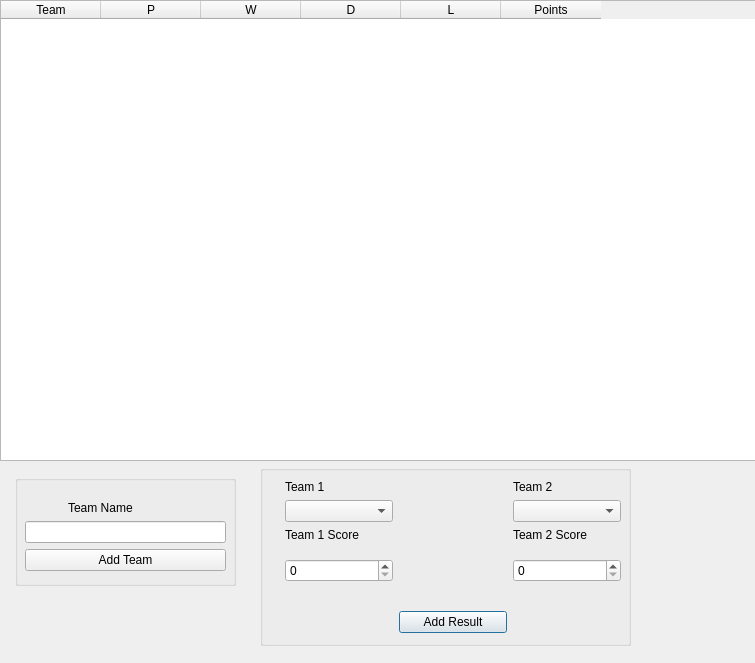
<?xml version="1.0" encoding="UTF-8"?>
<ui version="4.0">
 <class>Dialog</class>
 <widget class="QDialog" name="Dialog">
  <property name="geometry">
   <rect>
    <x>0</x>
    <y>0</y>
    <width>755</width>
    <height>663</height>
   </rect>
  </property>
  <property name="windowTitle">
   <string>Dialog</string>
  </property>
  <widget class="QTableWidget" name="tblLog">
   <property name="geometry">
    <rect>
     <x>0</x>
     <y>0</y>
     <width>881</width>
     <height>461</height>
    </rect>
   </property>
   <property name="autoScroll">
    <bool>false</bool>
   </property>
   <property name="showGrid">
    <bool>true</bool>
   </property>
   <property name="sortingEnabled">
    <bool>true</bool>
   </property>
   <column>
    <property name="text">
     <string>Team</string>
    </property>
   </column>
   <column>
    <property name="text">
     <string>P</string>
    </property>
   </column>
   <column>
    <property name="text">
     <string>W</string>
    </property>
   </column>
   <column>
    <property name="text">
     <string>D</string>
    </property>
   </column>
   <column>
    <property name="text">
     <string>L</string>
    </property>
   </column>
   <column>
    <property name="text">
     <string>Points</string>
    </property>
   </column>
  </widget>
  <widget class="QGroupBox" name="grpAddResult">
   <property name="geometry">
    <rect>
     <x>260</x>
     <y>465</y>
     <width>371</width>
     <height>181</height>
    </rect>
   </property>
   <property name="title">
    <string/>
   </property>
   <widget class="QWidget" name="gridLayoutWidget">
    <property name="geometry">
     <rect>
      <x>25</x>
      <y>15</y>
      <width>336</width>
      <height>211</height>
     </rect>
    </property>
    <layout class="QGridLayout" name="gridLayout">
     <item row="4" column="2">
      <widget class="QPushButton" name="btnAddResult">
       <property name="text">
        <string>Add Result</string>
       </property>
      </widget>
     </item>
     <item row="5" column="1">
      <spacer name="verticalSpacer_2">
       <property name="orientation">
        <enum>Qt::Vertical</enum>
       </property>
       <property name="sizeHint" stdset="0">
        <size>
         <width>20</width>
         <height>40</height>
        </size>
       </property>
      </spacer>
     </item>
     <item row="2" column="1">
      <widget class="QLabel" name="label_4">
       <property name="text">
        <string>Team 1 Score</string>
       </property>
      </widget>
     </item>
     <item row="2" column="3">
      <widget class="QLabel" name="label_5">
       <property name="text">
        <string>Team 2 Score</string>
       </property>
      </widget>
     </item>
     <item row="1" column="3">
      <widget class="QComboBox" name="cmbTeam2"/>
     </item>
     <item row="5" column="3">
      <spacer name="verticalSpacer_3">
       <property name="orientation">
        <enum>Qt::Vertical</enum>
       </property>
       <property name="sizeHint" stdset="0">
        <size>
         <width>20</width>
         <height>40</height>
        </size>
       </property>
      </spacer>
     </item>
     <item row="1" column="1">
      <widget class="QComboBox" name="cmbTeam1"/>
     </item>
     <item row="3" column="1">
      <widget class="QSpinBox" name="spinBox"/>
     </item>
     <item row="0" column="3">
      <widget class="QLabel" name="label_3">
       <property name="text">
        <string>Team 2</string>
       </property>
      </widget>
     </item>
     <item row="0" column="1">
      <widget class="QLabel" name="label_2">
       <property name="text">
        <string>Team 1</string>
       </property>
      </widget>
     </item>
     <item row="3" column="2">
      <spacer name="verticalSpacer">
       <property name="orientation">
        <enum>Qt::Vertical</enum>
       </property>
       <property name="sizeHint" stdset="0">
        <size>
         <width>20</width>
         <height>40</height>
        </size>
       </property>
      </spacer>
     </item>
     <item row="4" column="1">
      <spacer name="verticalSpacer_4">
       <property name="orientation">
        <enum>Qt::Vertical</enum>
       </property>
       <property name="sizeHint" stdset="0">
        <size>
         <width>20</width>
         <height>40</height>
        </size>
       </property>
      </spacer>
     </item>
     <item row="3" column="3">
      <widget class="QSpinBox" name="spinBox_2"/>
     </item>
     <item row="4" column="3">
      <spacer name="verticalSpacer_5">
       <property name="orientation">
        <enum>Qt::Vertical</enum>
       </property>
       <property name="sizeHint" stdset="0">
        <size>
         <width>20</width>
         <height>40</height>
        </size>
       </property>
      </spacer>
     </item>
    </layout>
   </widget>
  </widget>
  <widget class="QGroupBox" name="grpAddTeam">
   <property name="geometry">
    <rect>
     <x>15</x>
     <y>475</y>
     <width>221</width>
     <height>111</height>
    </rect>
   </property>
   <property name="title">
    <string/>
   </property>
   <widget class="QWidget" name="gridLayoutWidget_2">
    <property name="geometry">
     <rect>
      <x>10</x>
      <y>-95</y>
      <width>201</width>
      <height>191</height>
     </rect>
    </property>
    <layout class="QGridLayout" name="gridLayout_2">
     <item row="1" column="0">
      <spacer name="verticalSpacer_6">
       <property name="orientation">
        <enum>Qt::Vertical</enum>
       </property>
       <property name="sizeHint" stdset="0">
        <size>
         <width>20</width>
         <height>40</height>
        </size>
       </property>
      </spacer>
     </item>
     <item row="5" column="0">
      <widget class="QPushButton" name="btnAddTeam">
       <property name="text">
        <string>Add Team</string>
       </property>
      </widget>
     </item>
     <item row="4" column="0">
      <widget class="QLineEdit" name="lineEdit"/>
     </item>
     <item row="2" column="0">
      <widget class="QLabel" name="label">
       <property name="text">
        <string>             Team Name</string>
       </property>
      </widget>
     </item>
    </layout>
   </widget>
  </widget>
 </widget>
 <resources/>
 <connections/>
</ui>
